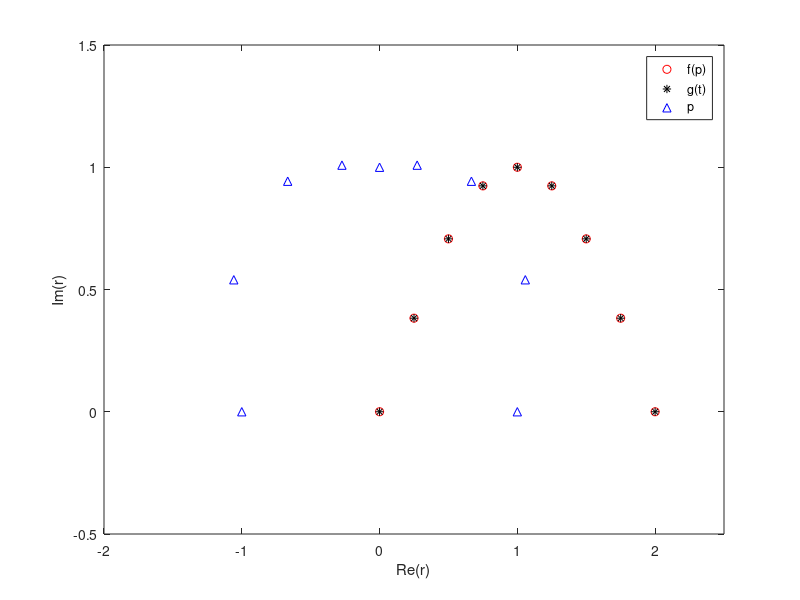
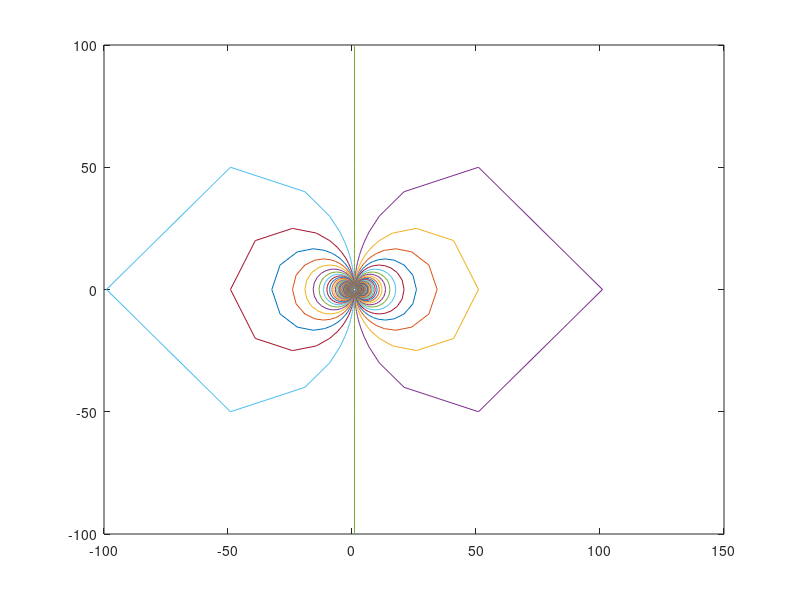

The MATLAB source for these figures, in order:
%% Experiment 2: pathing methods
% (renaming the algorithm)
% We look at a number of examples containing a variety of features that may
% complicate certain pathing methods.

%% Choosing between two roots

clear
clc

f = @(x) x.^2 - 1;
fp = @(x) 2*x;
x = -2:0.0001:2;

dt = 1/2^12;

p = -0.001;
a = f(p);
t = 0;
iter = 0;

while t<1
    
    k1 = -a./fp(p);
    k2 = -a./fp(p + dt*k1/2);
    k3 = -a./fp(p + dt*k2/2);
    k4 = -a./fp(p + dt*k3);
    
    p = p + dt*(k1 + 2*k2 + 2*k3 + k4)/6;
    t = t+dt;
    iter = iter+1;
    
    if mod(iter,100)==0
        plot(x,f(x),'b',p,f(p),'ro',p,a*(1-t),'k*')
        pause(0.01)
    end
    
end

%% Between two local extrema
% For this particular path and function the initial guess must be greater
% than 1 in absolute value.

clear
clc
f = @(x) x.^4 - 2*x.^2 - 1;
fp = @(x) 4*x.^3 - 4*x;
x = -2:0.0001:5;

dt = 1/2^13;

p = 5;
a = f(p);
t = 0;
iter = 0;

plot(x,f(x),'b',p,f(p),'ro',p,a*(1-t),'k*')
hold on

while t<1
    
    k1 = -a./fp(p);
    k2 = -a./fp(p + dt*k1/2);
    k3 = -a./fp(p + dt*k2/2);
    k4 = -a./fp(p + dt*k3);
    
    p = p + dt*(k1 + 2*k2 + 2*k3 + k4)/6;
    t = t+dt;
    iter = iter+1;
    
    if mod(iter,1000)==0
        plot(p,f(p),'ro',p,a*(1-t),'k*')
    end
    
end

hold off

%% Function with singularity: 1 - 1/x
% Can we circle around it into the complex plane?

clear
clc

x = -2:0.01:2;
y = x;
[xx,yy] = meshgrid(x,y);
rr = xx + 1i*yy;

f = @(x) 1 - 1./x;
fp = @(x) 1./x.^2;

% contour(x,y,real(f(xx+1i*yy)),'r')
% hold on
% contour(x,y,imag(f(xx+1i*yy)),'b')
% hold off

p = -1;
a = f(p);
t = 0;
iter = 0;
dt = 1/2^8;

g = @(t) a*(1-t) + 1i*sin(pi*t);
gp = @(t) -a + 1i*pi*cos(pi*t);

% g = @(t) a*(1-t);
% gp = @(t) -a;

figure(1)
plot(real(f(p)),imag(f(p)),'ro',real(g(t)),imag(g(t)),'k*',...
    real(p),imag(p),'b^')
hold on

while t<1
    
    k1 = gp(t)./fp(p);
    k2 = gp(t + dt/2)./fp(p + dt*k1/2);
    k3 = gp(t + dt/2)./fp(p + dt*k2/2);
    k4 = gp(t + dt)./fp(p + dt*k3);
    
    p = p + dt*(k1 + 2*k2 + 2*k3 + k4)/6;
    t = t+dt;
    iter = iter+1;
    
    if mod(iter,2^5)==0
        figure(1)
        plot(real(f(p)),imag(f(p)),'ro',real(g(t)),imag(g(t)),'k*',...
            real(p),imag(p),'b^')
    end
    
end

figure(1)
axis([-2,2.5,-0.5,1.5])
xlabel('Re(r)')
ylabel('Im(r)')
legend('f(p)','g(t)','p')
hold off

figure
plot(real(f(rr)),imag(f(rr)))